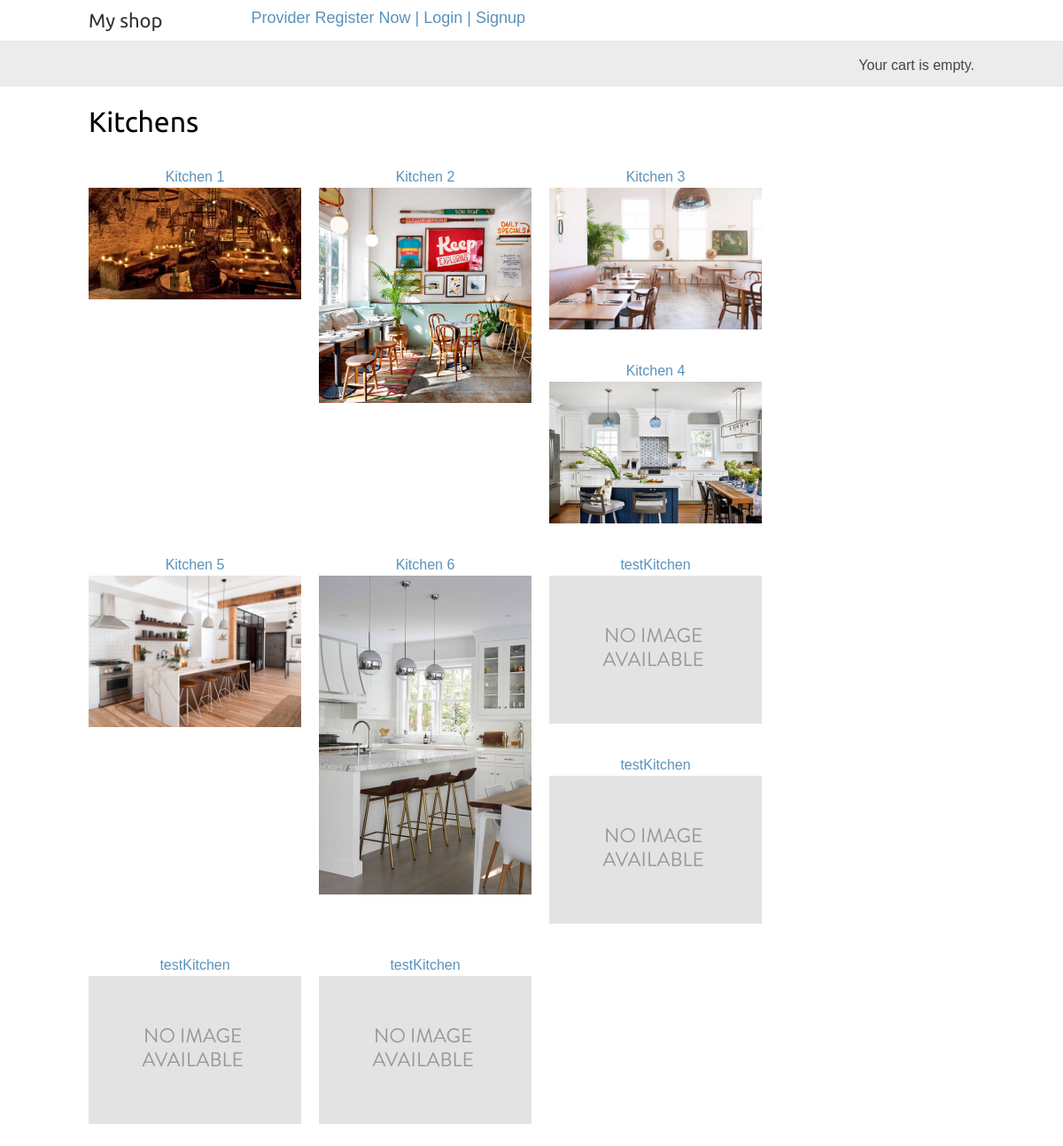
Before: /home/user/ with the older database file.
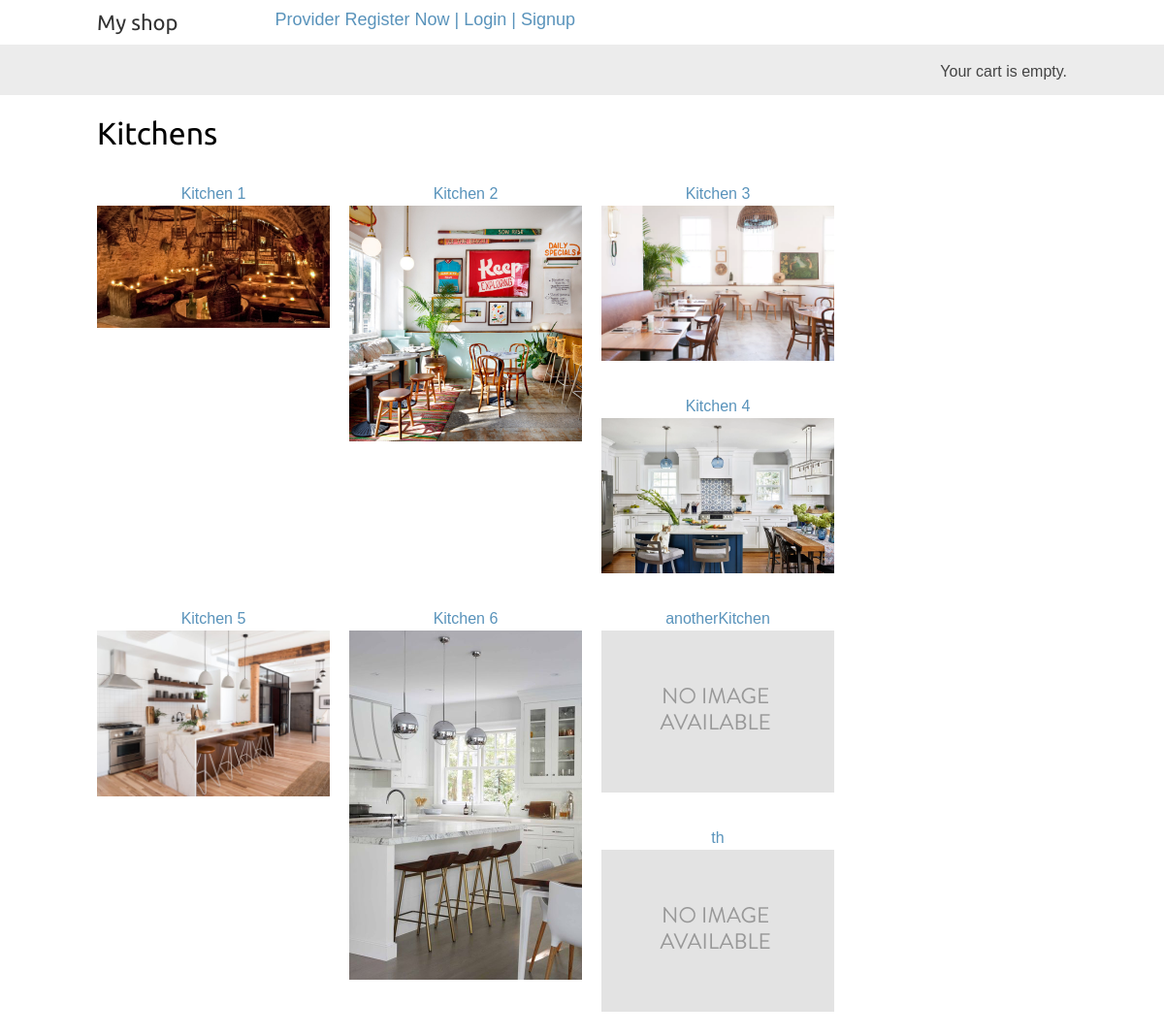
After: the same page with the newer database file.
### serviceProviderApp/models.py (models this page shows, shortened)
class Kitchen2Register(models.Model):
    name = models.CharField(max_length=200, db_index=True)
    email=models.CharField(max_length=50)
    image = models.ImageField(upload_to='kitchens/', blank=True)
    description = models.TextField(blank=True)
    menu = models.ManyToManyField(menuItem)
    TIMES_TO_WORK = [
        ('Tm1','8:00'),
        ('Tm2','8:30'),
        ('Tm3','9:00'),
        ('Tm4','9:30'),
        ('Tm5','10:00'),
        ('Tm6', '10:30'),
        ('Tm7', '11:00'),
        ('Tm8', '11:30'),
        ('Tm9', '12:00'),
        ('Tm10', '12:30'),
        ('Tm11', '13:00'),
        ('Tm12', '13:30'),
        ('Tm13', '14:00'),
        ('Tm14', '14:30'),
        ('Tm15', '15:00'),
        ('Tm16', '15:30'),
        ('Tm17', '16:00'),
        ('Tm18', '16:30'),
        ('Tm19', '17:00'),
    ]
    monday = models.BooleanField(default=False)
    mondayStartTime = models.CharField(max_length=4,choices=TIMES_TO_WORK,default='Tm1',)
    mondayEndTime = models.CharField(max_length=4, choices=TIMES_TO_WORK, default='Tm19', )
    tuesday=models.BooleanField(default=False)
    tuesdayStartTime = models.CharField(max_length=4, choices=TIMES_TO_WORK, default='Tm1', )
    tuesdayEndTime = models.CharField(max_length=4, choices=TIMES_TO_WORK, default='Tm19', )
    wednesday = models.BooleanField(default=False)
    wednesdayStartTime = models.CharField(max_length=4, choices=TIMES_TO_WORK, default='Tm1', )
    wednesdayEndTime = models.CharField(max_length=4, choices=TIMES_TO_WORK, default='Tm19', )
    thursday = models.BooleanField(default=False)
    thursdayStartTime = models.CharField(max_length=4, choices=TIMES_TO_WORK, default='Tm1', )
    thursdayEndTime = models.CharField(max_length=4, choices=TIMES_TO_WORK, default='Tm19', )
    friday = models.BooleanField(default=False)
    fridayStartTime = models.CharField(max_length=4, choices=TIMES_TO_WORK, default='Tm1', )
    fridayEndTime = models.CharField(max_length=4, choices=TIMES_TO_WORK, default='Tm19', )
    saturday = models.BooleanField(default=False)
    saturdayStartTime = models.CharField(max_length=4, choices=TIMES_TO_WORK, default='Tm1', )
    saturdayEndTime = models.CharField(max_length=4, choices=TIMES_TO_WORK, default='Tm19', )
    sunday = models.BooleanField(default=False)
    sundayStartTime = models.CharField(max_length=4, choices=TIMES_TO_WORK, default='Tm1', )
    sundayEndTime = models.CharField(max_length=4, choices=TIMES_TO_WORK, default='Tm19', )
    def get_absolute_url(self):
        return reverse('userModule:kitchen_detail', args=[self.id])

### userModule/views.py (the view)
def kitchen_list(request):
    k = Kitchen2Register.objects.all() #filter(available=True)
    cart = Cart(request)
    return render(request, 'userModule/kitchen_list.html',{'kitchens':k,'cart':cart})

### cart/cart.py (called while the page is built)
    def __len__(self):
        return sum(item['quantity'] for item in self.cart.values())

### userModule/templates/userModule/kitchen_list.html (shortened to what this page needs)
{% extends "myApp/base.html" %}
{% load static %}
{% block content %}
    <div id="main" class="product-list">
        <h1>Kitchens</h1>
        {% for k in kitchens %}
            <div class="item">
                <a href="{{ k.get_absolute_url }}">{{ k.name }}</a><br>
                <div class="img">
                    <a href="{{ k.get_absolute_url }}">
                        <img src="{% if k.image %}{{ k.image.url }}{% else %}{% static "img/no_image.png" %}{% endif %}">
                    </a>
                </div>
            </div>
        {% endfor %}
    </div>
{% endblock %}

### myApp/templates/myApp/base.html (shortened to what this page needs)
{% load static %}
<!DOCTYPE html>
<html>
<head>
    <link href="{% static "css/base.css" %}" rel="stylesheet">
</head>
<body>
    <div id="header">
        <a href="/" class="logo">My shop</a>
        <a href="{% url 'serviceProviderApp:providersignup' %}" class="serviceProvider">Provider Register Now | </a>
        {% if user.is_authenticated %}
            <a href="{% url 'userModule:logout' %}">Logout | </a>
            You Are Logged in as: {{ user.username }}
        {% else %}
            <a href="{% url 'userModule:login' %}">Login | </a>
            <a href="{% url 'userModule:signup' %}">Signup</a>
        {% endif %}
    </div>
    <div id="subheader">
        <div class="cart">
            {% with total_items=cart|length %}
                {% if cart|length > 0 %}
                    Your cart:
                    <a href="{% url "cart:cart_detail" %}">
                        {{ total_items }} item{{ total_items|pluralize }}, ${{ cart.get_total_price }}
                    </a>
                {% else %}
                    Your cart is empty.
                {% endif %}
            {% endwith %}
        </div>
    </div>
    <div id="content">
        {% block content %}
        {% endblock %}
    </div>
</body>
</html>

### userModule/static/css/base.css (style rules this page uses)
body { margin:0; padding:0; font-family:helvetica, sans-serif; }
h1, h2, h3, h4, h5 , h6 { font-family: 'Ubuntu', sans-serif; font-weight:normal; }
a { text-decoration:none; color:#5993bb; }
#header { padding:10px 100px; font-size:18px; overflow:auto; }
#subheader { background:#ececec; color:#444; padding:15px 100px; overflow:auto; }
#header .logo { font-family: 'Ubuntu', sans-serif; float:left; color:#333; font-size:22px; margin-right:10%; }
#subheader .cart { float:right; padding-top:4px; }
#content { padding:0 100px; overflow:hidden; }
#main { float:left; width: 96%; margin-right:-220px; overflow:hidden; }
.product-list .item { width:25%; padding:10px 20px 10px 0; float:left; text-align:center; line-height:1.5; }
.product-list .item img { width:100%; margin-bottom:8px; }

Changed rows visible on the page:
removed Kitchen2Register: name "testKitchen"
removed Kitchen2Register: name "testKitchen"
removed Kitchen2Register: name "testKitchen"
removed Kitchen2Register: name "testKitchen"
added Kitchen2Register: name "anotherKitchen"
added Kitchen2Register: name "th"
